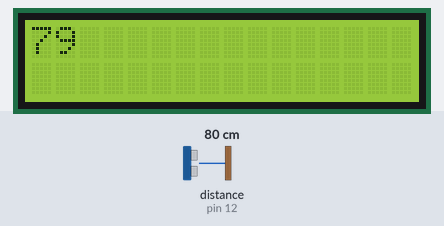
Recording of a sketch running on a simulated Arduino Uno, built with avr-gcc and run on an emulated ATmega328P. On the bench: 16×2 character LCD. Wiring (inferred from the names in the program): ultrasonic range finder: trigger pin 13; echo pin 12. The test bench sets the inputs (shaded band); at power-on: distance to the obstacle (sensor on pin 12) 80 cm. The echo pulse lasts 58.3 µs per cm.

Above: at 6.6 s.
6.7 s: distance to the obstacle (sensor on pin 12) set to 2 cm
At 10.5 s:
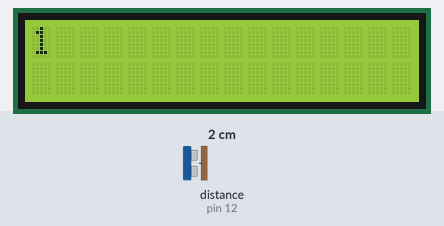
12.9 s: distance to the obstacle (sensor on pin 12) set to 4 cm
At 14.2 s:
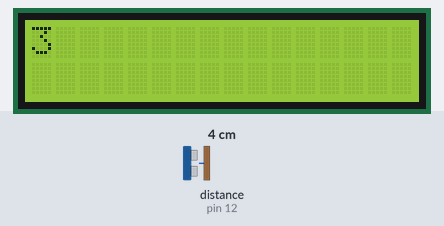
17.8 s: distance to the obstacle (sensor on pin 12) set to 9 cm
At 22.8 s:
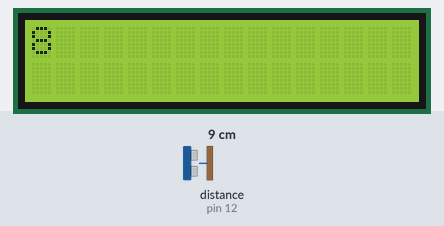
Timing chart, 0 to 24.3 s (numbered marks = the images above; inputs shaded):
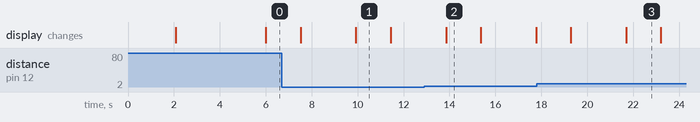

The sketch:

week04-03.ino
```cpp
#include <Wire.h>				//I2C 통신을 위한 기본 라이브러리
#include <LiquidCrystal_I2C.h>  //I2C LCD 라이브러리
#define TRIG 7 //TRIC 핀
#define ECHO 6 //ECHO 핀

#include <Wire.h>				//I2C 통신을 위한 기본 라이브러리
#include <LiquidCrystal_I2C.h>  //I2C LCD 라이브러리
#define TRIG 13 //TRIC 핀
#define ECHO 12 //ECHO 핀

LiquidCrystal_I2C lcd(0x27, 16, 2);

void setup()
{
  Serial.begin(9600); // 괄호 안은 속도를 의미
  pinMode(TRIG, OUTPUT);
  pinMode(ECHO, INPUT);
  lcd.init();			// I2C LCD 초기화
  lcd.backlight();	    // 백라이트 켜기
  lcd.print("LCD init");
  delay (2000);
  lcd.clear();
}

void loop()
{
  long duration,distance;

  digitalWrite(TRIG, LOW);
  delayMicroseconds(2);
  digitalWrite(TRIG, HIGH);
  delayMicroseconds(10);
  digitalWrite(TRIG, LOW);

  duration = pulseIn(ECHO, HIGH);

  distance = duration / 58.2;


  lcd.setCursor(16,0);
  lcd.print(distance);
  delay (1500);
  lcd.clear();

  for (int position = 0; position < 16; position++) {
    lcd.scrollDisplayLeft();
    delay(150);
    }
  }
```

Measured:
- after the input at 6.7 s, the display: first differs from a run without the input after 3.2 s (image 1)
- after the input at 12.9 s, the display: changes after 0.95 s (image 2)
- after the input at 17.8 s, the display: first differs from a run without the input after 3.9 s (image 3)
- what the display in image 1 shows lasts 1.5 s, from 9.9 s to 11.4 s
